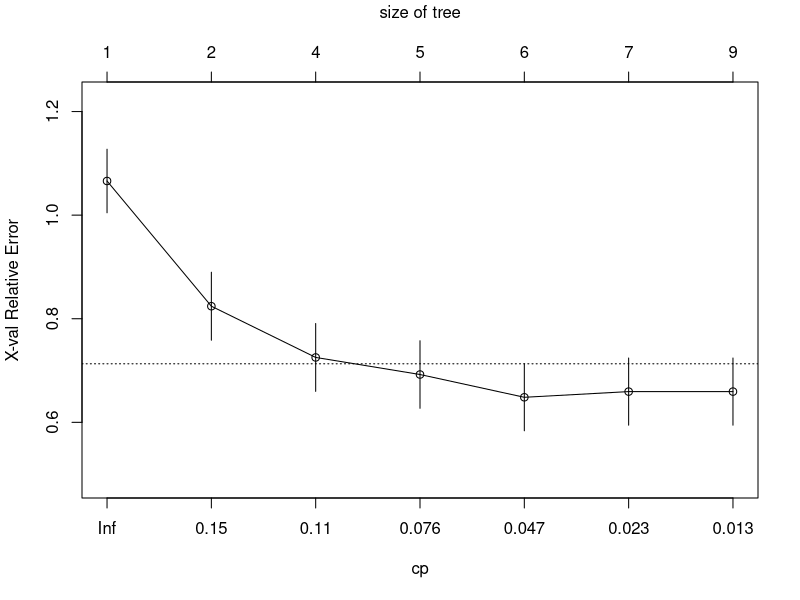
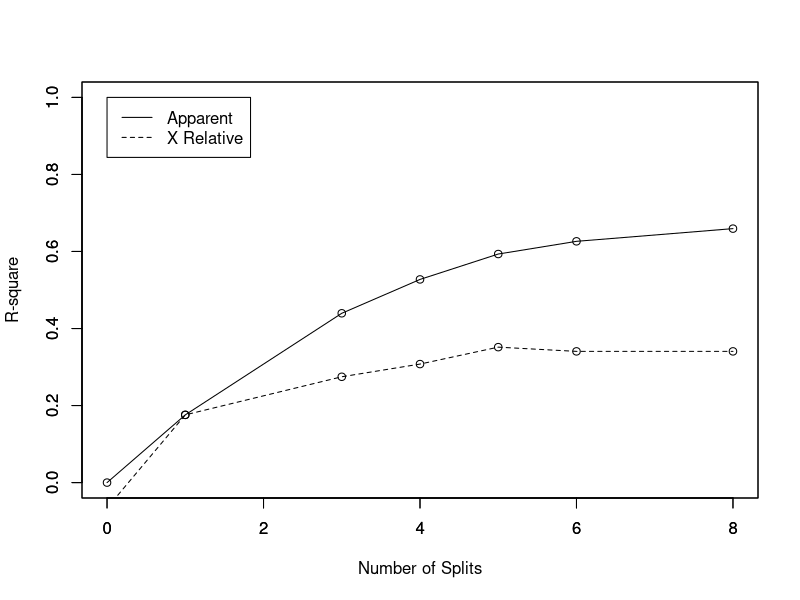
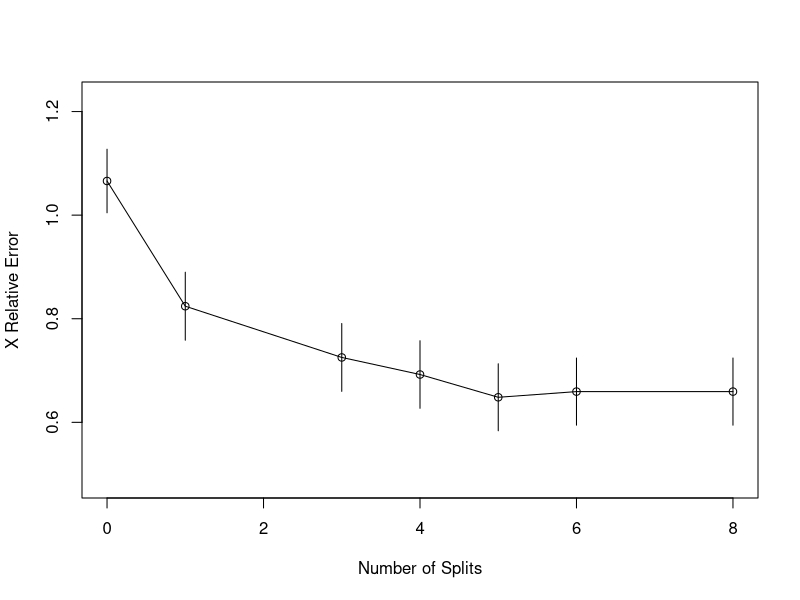
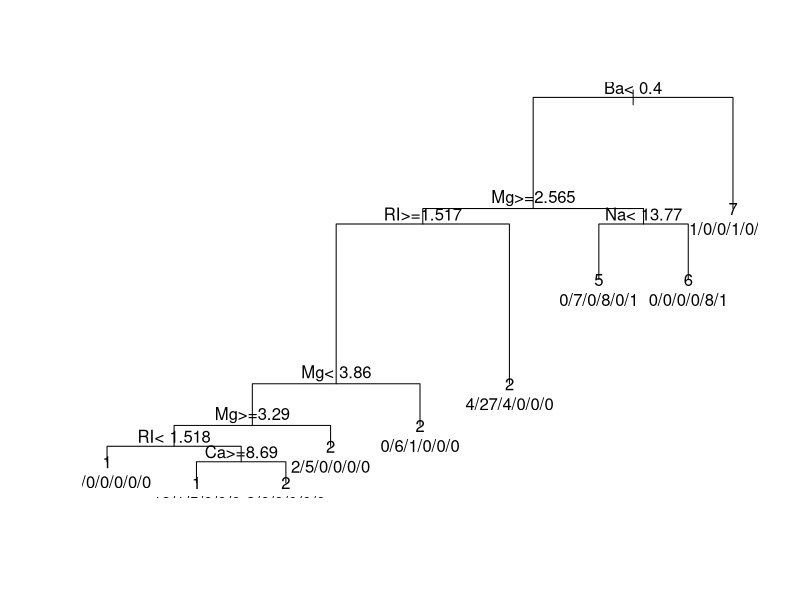
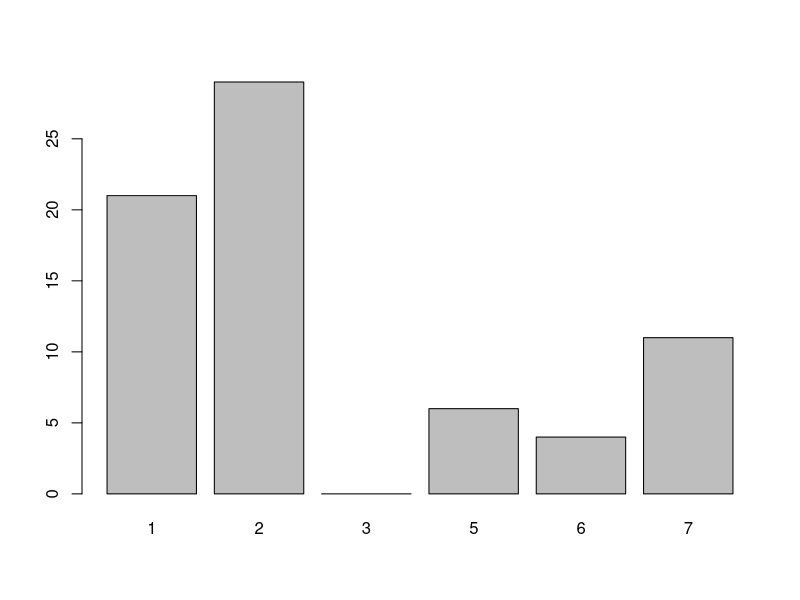

Write the R code that produced these figures, in order.
library(e1071)
library(rpart)
install.packages("mlbench")
data(Glass, package="mlbench")
index <- 1:nrow(Glass)
testindex <- sample(index, trunc(length(index)/3))
testset <- Glass[testindex,]
trainset <- Glass[-testindex,]
rpart.model <- rpart(Type ~ ., data = trainset)
rpart.pred <- predict(rpart.model, testset[,-10], type = "class")
printcp(rpart.model)
plotcp(rpart.model)

rsq.rpart(rpart.model)
print(rpart.model)

plot(rpart.model,compress=TRUE)
text(rpart.model, use.n=TRUE)
plot(rpart.pred)



